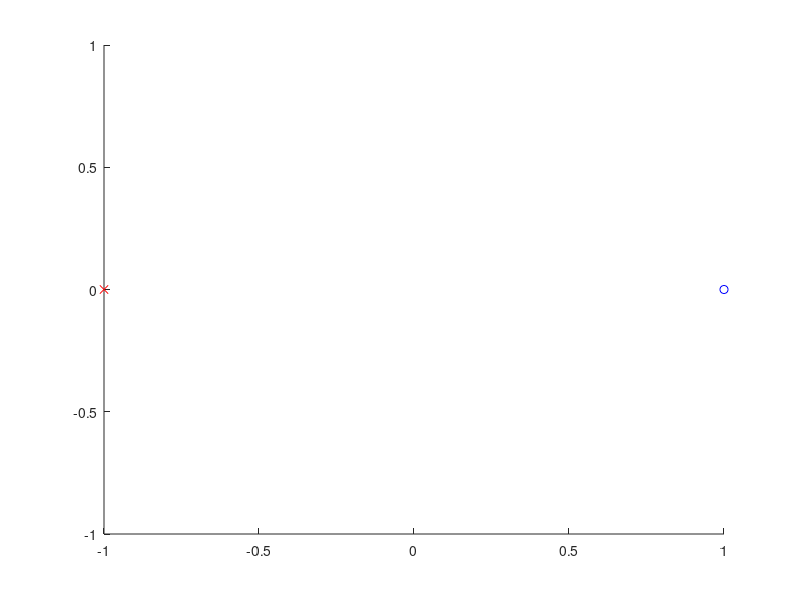

MATLAB code for this plot: (Note: this script raises an error after producing the figure.)
% function hw12_q3
dataX = [1 0; -1 0];
dataY = [1; -1];

[numPoints, dataDimension] = size(dataX);

%initialise size
p = zeros(dataDimension + 1, 1);
Q = zeros(dataDimension + 1, dataDimension + 1);
A = zeros(numPoints, dataDimension + 1);
c = ones(numPoints, 1);

%fill the values
Q(2:end, 2:end) = eye(dataDimension);
A(:,1) = dataY;

%A(:,2:end) = (-dataY).*(dataX);
for i = 1:numPoints
    A(i,2:end) = dataY(i)*(dataX(i,:)');
end

%**********Matlab inequality constraint and LFD constraint are opposite*************
A = -A;
c = -c;

%solve
x = quadprog(Q,p,A,c);
bias = x(1);
weight = x(2:end);

%plot figure
xMin = -2;
xMax = 2;
yMin = -2;
yMax = 2;
precision = 0.01;

%varX = xMin:precision:xMax;
%varY = yMin:precision:yMax;
%%
hypothesis = @(x1,x2) weight'*[x1;x2] + bias;
% figure,
% ezplot(hypothesis, [-1 1]);
% hold on;
% scatter(dataX(:,1)',dataX(:,2)');
% hold off;

%%
%z-Transformation

funcZ = @(x1,x2) [power(x1,3) - x2; x1.*x2];
dataZ = (funcZ(dataX(:,1)',dataX(:,2)'))';

A(:,1) = dataY;
for i = 1:numPoints
    A(i,2:end) = dataY(i)*(dataZ(i,:)');
end

%**********Matlab inequality constraint and LFD constraint are opposite*************
A = -A;

%solve
z = quadprog(Q,p,A,c);
biasZ = z(1);
weightZ = z(2:end);
hypothesisZ = @(x1,x2) weightZ'*funcZ(x1,x2) + biasZ;

%%
dataYPosIndex = find(dataY == 1);
dataYNegIndex = find(dataY == -1);
dataXPos = dataX(dataYPosIndex,:);
dataXNeg = dataX(dataYNegIndex,:);
figure(1)
scatter(dataXNeg(:,1), dataXNeg(:,2), 'Marker', 'x', 'MarkerEdgeColor', 'r');
hold on
scatter(dataXPos(:,1), dataXPos(:,2), 'Marker', 'o', 'MarkerEdgeColor', 'b');
hold on
fig1 = ezplot(hypothesis,[-2 2]);
set(fig1,'color','green');
hold on
fig2 = ezplot(hypothesisZ,[-2 2]);
set(fig2,'color','yellow');
hold off
legend('-1 class','+1 class','optimal hyperplane in X-space','optimal hyperplane in Z-space');
xlabel('x1');
ylabel('x2');